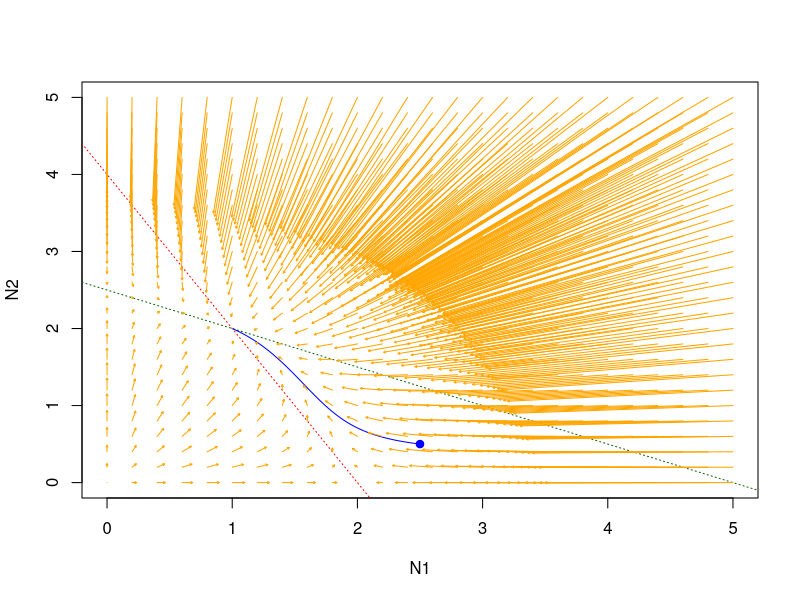
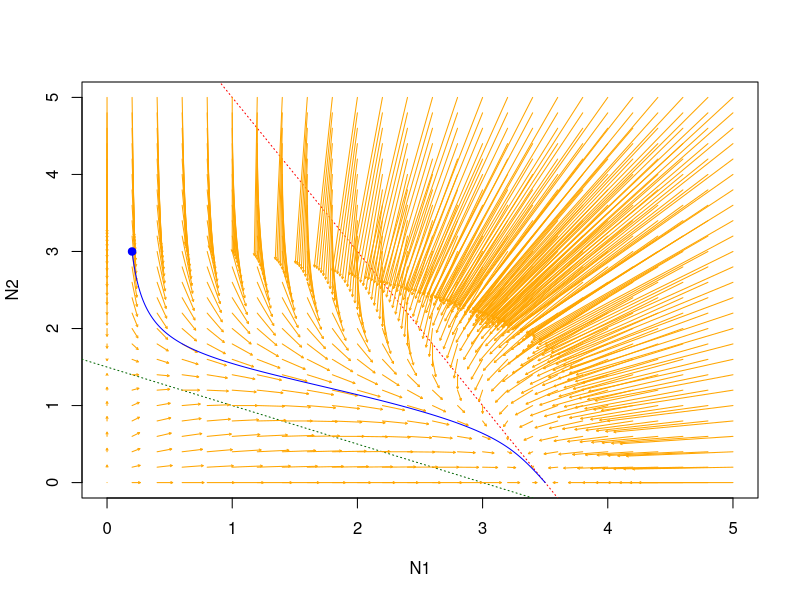
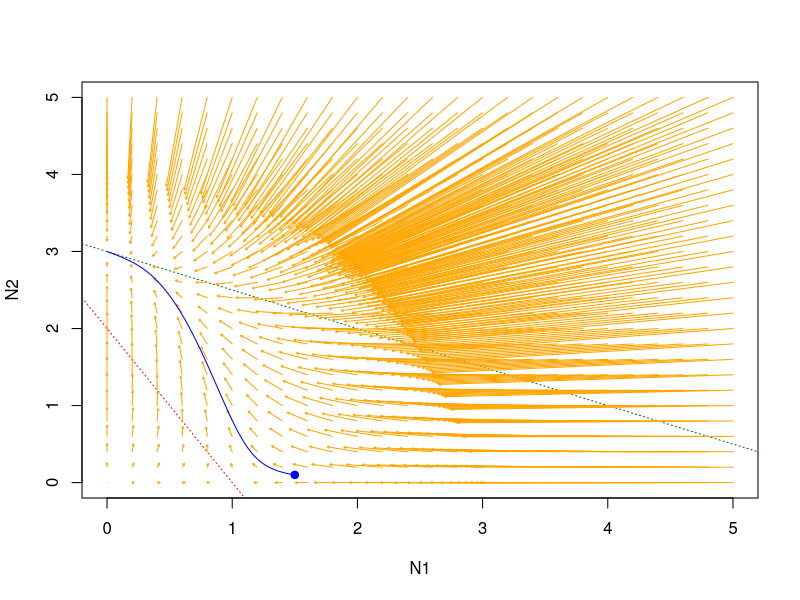
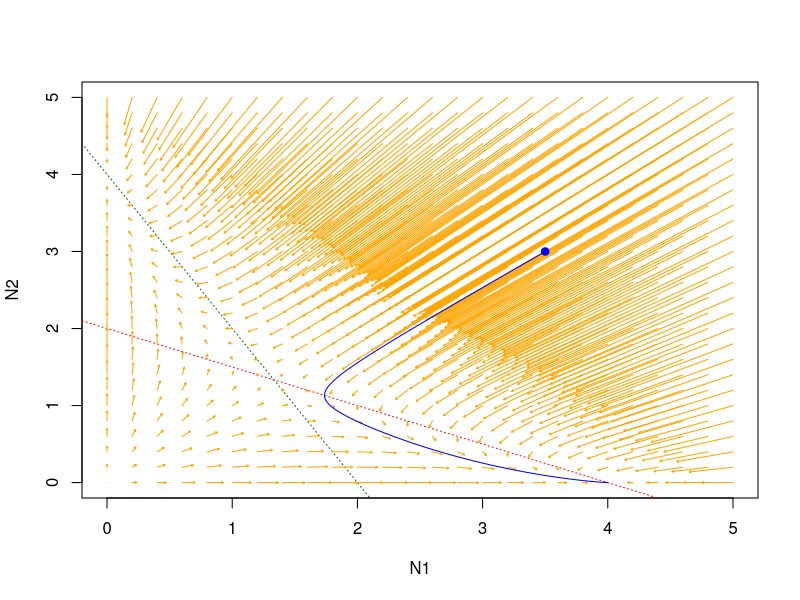
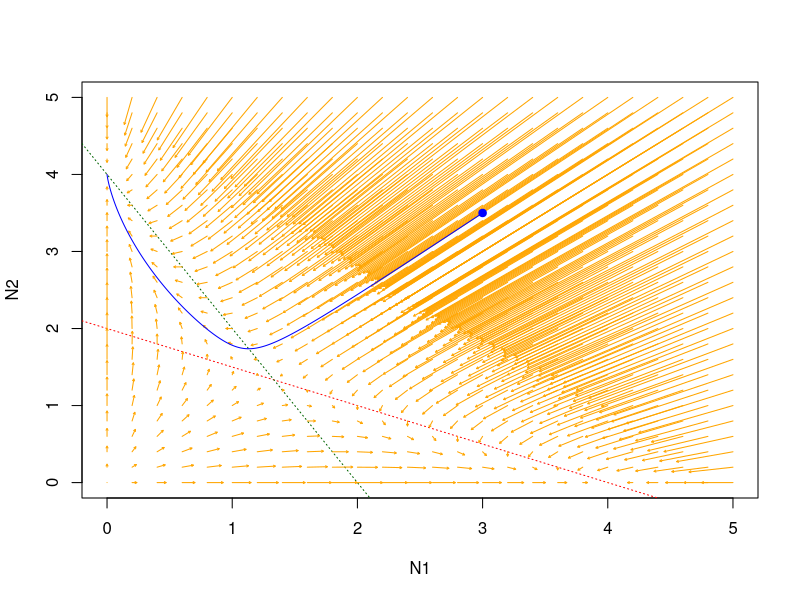

The R source for these figures, in order:
## ---- chunk 1
library(deSolve)
## ---- chunk 2
#Parameter list
r <- c(2, 2.5)
alpha <- matrix(c(1, 0.5, 0.5, 1), nrow=2, byrow=T)
p <- list (r=r, alpha=alpha)

N0 <- c(2.5, 0.5)


#function
f <- function (t,N,p){
  N_1 <- N[1]
  N_2 <- N[2]
  dN_1 <- N_1 *(p$r[1] - alpha[1,1]*N_1 - alpha[1,2]*N_2)
  dN_2 <- N_2 *(p$r[2] - alpha[2,1]*N_1 - alpha[2,2]*N_2)
  return ( list ( c(dN_1, dN_2)))
}

#time steps
time_steps <- seq (0,100,0.01)

#implement function
out <- ode (y = N0, times = time_steps, func = f, parms = p, method = c ("ode45"))


#non-trivial zero growth isocline for N
zero_1_intercept <- p$r[1]/alpha[1,2]
zero_1_slope <- -(alpha[1,1])/alpha[1,2]

#non-trivial zero growth isocline for P
zero_2_intercept <- p$r[2]/alpha[2,2]
zero_2_slope <- -(alpha[2,1])/alpha[2,2]


## ---- chunk 3

#plot one trajectories and zero growth isoclines 
plot (NA, xlab = "N1", ylab="N2", ylim = c(0,5), xlim = c(0,5))
abline(a=zero_1_intercept, b= zero_1_slope, col='red', lty='dotted' )
abline(a=zero_2_intercept, b= zero_2_slope, col='darkgreen', lty='dotted')

lines (x = out[,2], y = out[,3], col='blue')
points (N0[1],N0[2],pch=19,cex=1,col='blue')


#Build vector arrow field
N1.g <- seq (0,5,0.2)
N2.g <- seq (0,5,0.2)


for (i in 1 :length (N1.g)){
  for (j in 1 :length (N2.g)){
    N_1 <- N1.g[i]
    N_2 <- N2.g[j]

    dN_1 <- N_1 *(p$r[1] - alpha[1,1]*N_1 - alpha[1,2]*N_2)
    dN_2 <- N_2 *(p$r[2] - alpha[2,1]*N_1 - alpha[2,2]*N_2) 
    
    #Here a scaling factor for the arrows is added for better visual     discrimination. Code above without scaling
    arrows (N_1, N_2, N_1 + 0.1*dN_1, N_2 + 0.1*dN_2, length = 0.02, col = 'orange')
}
}


## ---- chunk 4
#Parameter list
r <- c(3.5, 1.5)
alpha <- matrix(c(1, 0.5, 0.5, 1), nrow=2, byrow=T)
p <- list (r=r, alpha=alpha)

N0 <- c(0.2, 3)

#implement function
out1 <- ode (y = N0, times = time_steps, func = f, parms = p, method = c ("ode45"))


#non-trivial zero growth isocline for N
zero_1_intercept <- p$r[1]/alpha[1,2]
zero_1_slope <- -(alpha[1,1])/alpha[1,2]

#non-trivial zero growth isocline for P
zero_2_intercept <- p$r[2]/alpha[2,2]
zero_2_slope <- -(alpha[2,1])/alpha[2,2]


#plot zero growth isoclines 
plot (NA, xlab = "N1", ylab="N2", ylim = c(0,5), xlim = c(0,5))
abline(a=zero_1_intercept, b= zero_1_slope, col='red', lty='dotted' )
abline(a=zero_2_intercept, b= zero_2_slope, col='darkgreen', lty='dotted')


#Build vector arrow field
N1.g <- seq (0,5,0.2)
N2.g <- seq (0,5,0.2)

for (i in 1 :length (N1.g)){
  for (j in 1 :length (N2.g)){
    N_1 <- N1.g[i]
    N_2 <- N2.g[j]

    dN_1 <- N_1 *(p$r[1] - alpha[1,1]*N_1 - alpha[1,2]*N_2)
    dN_2 <- N_2 *(p$r[2] - alpha[2,1]*N_1 - alpha[2,2]*N_2) 
    
    #Here a scaling factor for the arrows is added for better visual     discrimination. Code above without scaling
    arrows (N_1, N_2, N_1 + 0.1*dN_1, N_2 + 0.1*dN_2, length = 0.02, col = 'orange')
}
}

#plot trajectory
lines (x = out1[,2], y = out1[,3], col='blue')
points (N0[1],N0[2],pch=19,cex=1,col='blue')


## ---- chunk 5
#Parameter list
r <- c(1, 3)
alpha <- matrix(c(1, 0.5, 0.5, 1), nrow=2, byrow=T)
p <- list (r=r, alpha=alpha)

N0 <- c(1.5, 0.1)

#implement function
out1 <- ode (y = N0, times = time_steps, func = f, parms = p, method = c ("ode45"))


#non-trivial zero growth isocline for N
zero_1_intercept <- p$r[1]/alpha[1,2]
zero_1_slope <- -(alpha[1,1])/alpha[1,2]

#non-trivial zero growth isocline for P
zero_2_intercept <- p$r[2]/alpha[2,2]
zero_2_slope <- -(alpha[2,1])/alpha[2,2]


#plot zero growth isoclines 
plot (NA, xlab = "N1", ylab="N2", ylim = c(0,5), xlim = c(0,5))
abline(a=zero_1_intercept, b= zero_1_slope, col='red', lty='dotted' )
abline(a=zero_2_intercept, b= zero_2_slope, col='darkgreen', lty='dotted')


#Build vector arrow field
N1.g <- seq (0,5,0.2)
N2.g <- seq (0,5,0.2)

for (i in 1 :length (N1.g)){
  for (j in 1 :length (N2.g)){
    N_1 <- N1.g[i]
    N_2 <- N2.g[j]

    dN_1 <- N_1 *(p$r[1] - alpha[1,1]*N_1 - alpha[1,2]*N_2)
    dN_2 <- N_2 *(p$r[2] - alpha[2,1]*N_1 - alpha[2,2]*N_2) 
    
    #Here a scaling factor for the arrows is added for better visual     discrimination. Code above without scaling
    arrows (N_1, N_2, N_1 + 0.1*dN_1, N_2 + 0.1*dN_2, length = 0.02, col = 'orange')
}
}

#plot trajectory
lines (x = out1[,2], y = out1[,3], col='blue')
points (N0[1],N0[2],pch=19,cex=1,col='blue')

## ---- chunk 6
#Parameter list
r <- c(2, 2)
alpha <- matrix(c(0.5, 1, 1, 0.5), nrow=2, byrow=T)
p <- list (r=r, alpha=alpha)

N0 <- c(3.5,3)

#implement function
out1 <- ode (y = N0, times = time_steps, func = f, parms = p, method = c ("ode45"))


#non-trivial zero growth isocline for N
zero_1_intercept <- p$r[1]/alpha[1,2]
zero_1_slope <- -(alpha[1,1])/alpha[1,2]

#non-trivial zero growth isocline for P
zero_2_intercept <- p$r[2]/alpha[2,2]
zero_2_slope <- -(alpha[2,1])/alpha[2,2]


#plot zero growth isoclines 
plot (NA, xlab = "N1", ylab="N2", ylim = c(0,5), xlim = c(0,5))
abline(a=zero_1_intercept, b= zero_1_slope, col='red', lty='dotted' )
abline(a=zero_2_intercept, b= zero_2_slope, col='darkgreen', lty='dotted')


#Build vector arrow field
N1.g <- seq (0,5,0.2)
N2.g <- seq (0,5,0.2)

for (i in 1 :length (N1.g)){
  for (j in 1 :length (N2.g)){
    N_1 <- N1.g[i]
    N_2 <- N2.g[j]

    dN_1 <- N_1 *(p$r[1] - alpha[1,1]*N_1 - alpha[1,2]*N_2)
    dN_2 <- N_2 *(p$r[2] - alpha[2,1]*N_1 - alpha[2,2]*N_2) 
    
    #Here a scaling factor for the arrows is added for better visual     discrimination. Code above without scaling
    arrows (N_1, N_2, N_1 + 0.1*dN_1, N_2 + 0.1*dN_2, length = 0.02, col = 'orange')
}
}

#plot trajectory
lines (x = out1[,2], y = out1[,3], col='blue')
points (N0[1],N0[2],pch=19,cex=1,col='blue')

## ---- chunk 7
#Parameter list
r <- c(2, 2)
alpha <- matrix(c(0.5, 1, 1, 0.5), nrow=2, byrow=T)
p <- list (r=r, alpha=alpha)

N0 <- c(3,3.5)

#implement function
out1 <- ode (y = N0, times = time_steps, func = f, parms = p, method = c ("ode45"))


#non-trivial zero growth isocline for N
zero_1_intercept <- p$r[1]/alpha[1,2]
zero_1_slope <- -(alpha[1,1])/alpha[1,2]

#non-trivial zero growth isocline for P
zero_2_intercept <- p$r[2]/alpha[2,2]
zero_2_slope <- -(alpha[2,1])/alpha[2,2]


#plot zero growth isoclines 
plot (NA, xlab = "N1", ylab="N2", ylim = c(0,5), xlim = c(0,5))
abline(a=zero_1_intercept, b= zero_1_slope, col='red', lty='dotted' )
abline(a=zero_2_intercept, b= zero_2_slope, col='darkgreen', lty='dotted')


#Build vector arrow field
N1.g <- seq (0,5,0.2)
N2.g <- seq (0,5,0.2)

for (i in 1 :length (N1.g)){
  for (j in 1 :length (N2.g)){
    N_1 <- N1.g[i]
    N_2 <- N2.g[j]

    dN_1 <- N_1 *(p$r[1] - alpha[1,1]*N_1 - alpha[1,2]*N_2)
    dN_2 <- N_2 *(p$r[2] - alpha[2,1]*N_1 - alpha[2,2]*N_2) 
    
    #Here a scaling factor for the arrows is added for better visual     discrimination. Code above without scaling
    arrows (N_1, N_2, N_1 + 0.1*dN_1, N_2 + 0.1*dN_2, length = 0.02, col = 'orange')
}
}

#plot trajectory
lines (x = out1[,2], y = out1[,3], col='blue')
points (N0[1],N0[2],pch=19,cex=1,col='blue')
